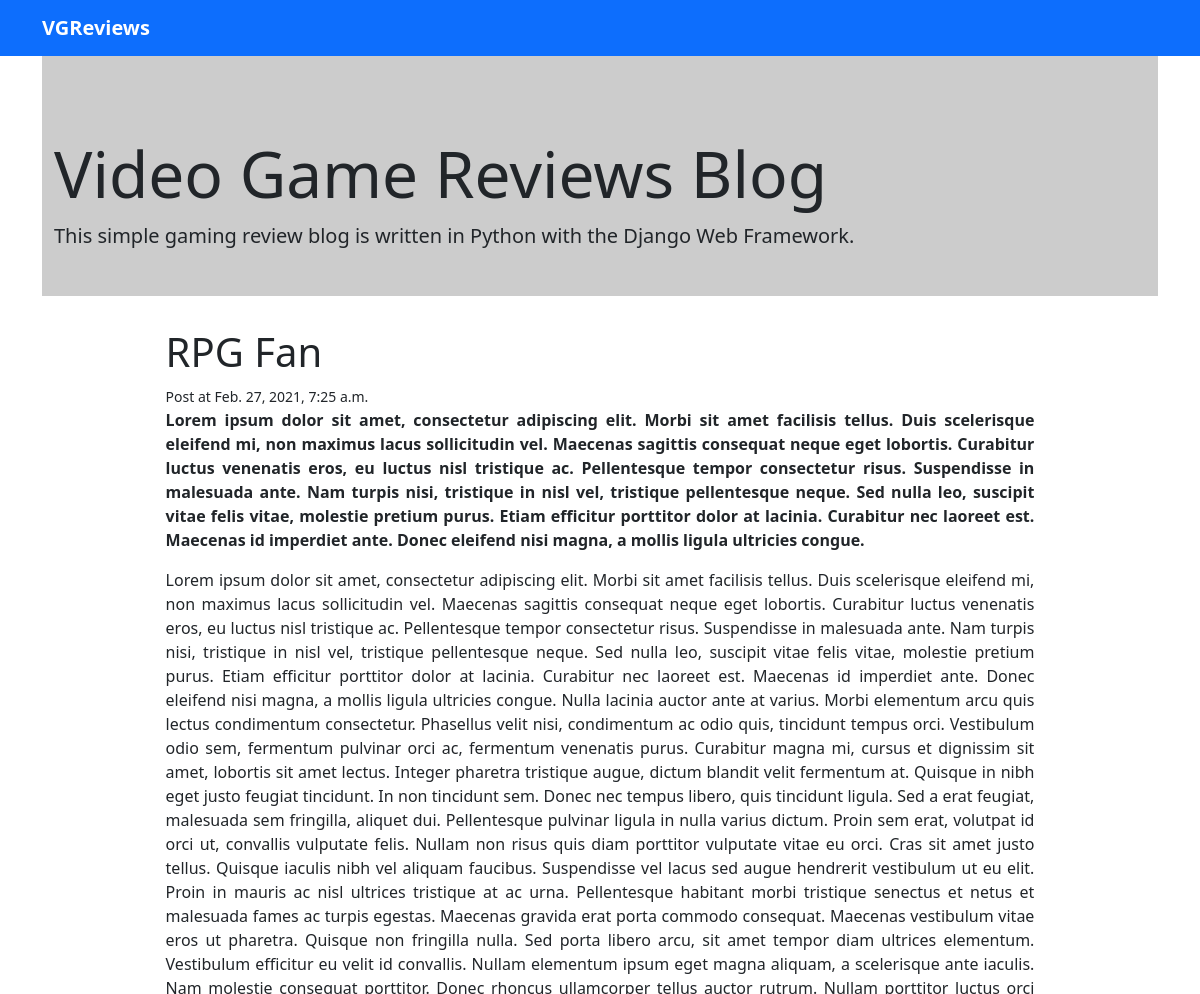
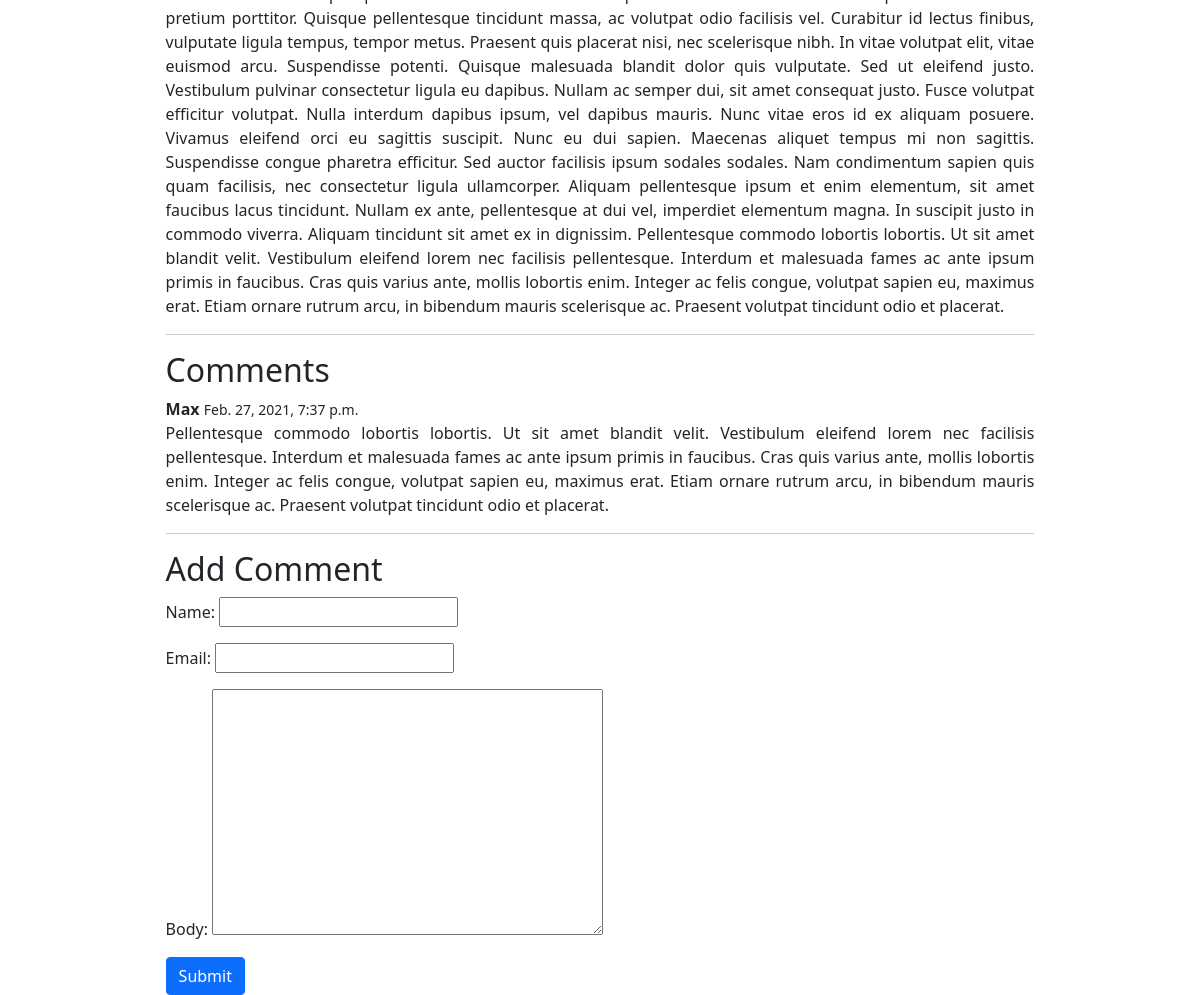
The app's page /RPG-Fan/ with its own data (2 pictures, top to bottom).
### blog/models.py (models this page shows)
class Post(models.Model):
    title = models.CharField(max_length=150)
    slug = models.SlugField(max_length=150)
    intro = models.TextField(max_length=300)
    body = models.TextField(max_length=3000)
    date_added = models.DateTimeField(auto_now_add=True)
    class Meta:
        ordering = ['-date_added']

class Comment(models.Model):
    post = models.ForeignKey(Post,related_name='comments', on_delete=models.CASCADE)
    name = models.CharField(max_length=50)
    email = models.EmailField(max_length=100)
    body = models.TextField(max_length=300)
    date_added = models.DateTimeField(auto_now_add=True)
    class Meta:
        ordering = ['date_added']

### blog/views.py (the view)
# urls.py: path('<slug:slug>/', post_detail, name='post_detail'),
def post_detail(request, slug):
    post = Post.objects.get(slug=slug)
    if request.method == 'POST':
        form = CommentForm(request.POST)
        if form.is_valid():
            comment = form.save(commit=False)
            comment.post = post
            comment.save()
            return redirect('post_detail', slug=post.slug)
    else:
        form = CommentForm()
    return render(request, 'blog/post_detail.html',{'post':post, 'form':form})

### blog/forms.py
class CommentForm(forms.ModelForm):
    class Meta:
        model = Comment
        fields = ['name','email','body']

### blog/templates/blog/post_detail.html
{% extends 'blog/base.html' %} {% block content %}
<div class="container" style="width: 80%; text-align: justify;">
  <h1 class="title">{{post.title}}</h1>
  <small>Post at {{post.date_added}} </small>
  <p><strong>{{ post.intro}}</strong></p>
  <p>{{ post.body}}</p>
  <hr />
  <h2 class="subtitle">Comments</h2>
  {% for comment in post.comments.all %}
  <article class="media">
    <div class="media-content">
      <div class="content">
        <p>
          <strong>{{ comment.name}} </strong>
          <small>{{comment.date_added}}</small>
          <br />
          {{ comment.body}}
        </p>
      </div>
    </div>
  </article>
  {% empty %}
  <div class="notification">
    <p>No comments yet!</p>
  </div>
  {% endfor %}
  <hr />
  <h2 class="subtitle">Add Comment</h2>
  <form method="post" action=".">
    {% csrf_token %} {{ form.as_p }}
    <div class="field">
      <div class="control">
        <button type="submit" class="btn btn-primary">Submit</button>
      </div>
    </div>
  </form>
</div>
{% endblock %}

### records on screen
Post: title "RPG Fan", date_added "Feb. 27, 2021, 7:25 a.m.", intro "Lorem ipsum dolor sit amet, consectetur adipiscing elit. Morbi sit amet facilisis tellus. Duis scelerisque eleifend mi, non maximus lacus sollicitudin vel. Maecenas sagittis consequat neque eget lobortis. Curabitur luctus venenatis eros, eu luctus nisl tristique ac. Pellentesque tempor consectetur risus. Suspendisse in malesuada ante. Nam turpis nisi, tristique in nisl vel, tristique pellentesque neque. Sed nulla leo, suscipit vitae felis vitae, molestie pretium purus. Etiam efficitur porttitor dolor at lacinia. Curabitur nec laoreet est. Maecenas id imperdiet ante. Donec eleifend nisi magna, a mollis ligula ultricies congue.", body "Lorem ipsum dolor sit amet, consectetur adipiscing elit. Morbi sit amet facilisis tellus. Duis scelerisque eleifend mi, non maximus lacus sollicitudin vel. Maecenas sagittis consequat neque eget lobortis. Curabitur luctus venenatis eros, eu luctus nisl tristique ac. Pellentesque tempor consectetur risus. Suspendisse in malesuada ante. Nam turpis nisi, tristique in nisl vel, tristique pellentesque neque. Sed nulla leo, suscipit vitae felis vitae, molestie pretium purus. Etiam efficitur porttitor dolor at lacinia. Curabitur nec laoreet est. Maecenas id imperdiet ante. Donec eleifend nisi magna, a mollis ligula ultricies congue. Nulla lacinia auctor ante at varius. Morbi elementum arcu quis…"
Comment: name "Max", date_added "Feb. 27, 2021, 7:37 p.m.", body "Pellentesque commodo lobortis lobortis. Ut sit amet blandit velit. Vestibulum eleifend lorem nec facilisis pellentesque. Interdum et malesuada fames ac ante ipsum primis in faucibus. Cras quis varius ante, mollis lobortis enim. Integer ac felis congue, volutpat sapien eu, maximus erat. Etiam ornare rutrum arcu, in bibendum mauris scelerisque ac. Praesent volutpat tincidunt odio et placerat."
